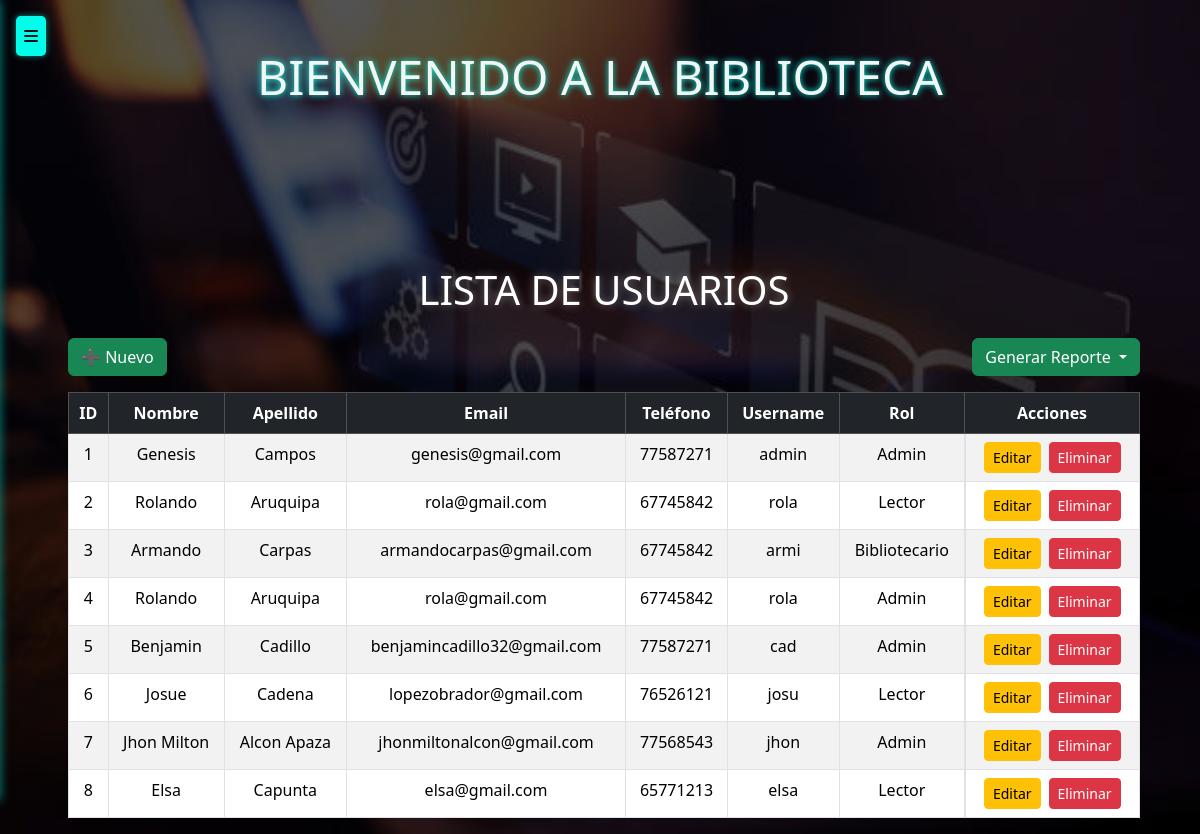
Screenshot of /usuarios/ with the database file from the repository.
### models/usuario_model.py (models this page shows, shortened)
class Usuario(db.Model):
    __tablename__ = "usuarios"
    id = db.Column(db.Integer,primary_key=True)
    nombre = db.Column(db.String(80),nullable=False)
    apellido = db.Column(db.String(80),nullable=False)
    email = db.Column(db.String(120),nullable=False)
    telefono = db.Column(db.String(20),nullable=False)
    username = db.Column(db.String(20),nullable=False)
    password = db.Column(db.String,nullable=False)
    tipo = db.Column(db.String(20),nullable=False)
    @staticmethod #no depende de la clase
    def get_all():
        return Usuario.query.all()

### controllers/usuario_controllers.py (the view)
@usuario_bp.route("/")
def index():
    usuarios = Usuario.get_all()
    return usuario_view.list(usuarios)

### views/usuario_view.py (called while the page is built)
def list(usuarios):
    return render_template('usuarios/index.html', usuarios=usuarios)

### templates/usuarios/index.html (shortened to what this page needs)
{% extends 'base.html' %}
{% block content %}
<div class="container mt-4" style="max-width: 1100px;">
  <h1 class="text-center mb-4">Lista de Usuarios</h1>
  <div class="d-flex justify-content-between mb-3">
    <a href="{{ url_for('usuario.create') }}" class="btn btn-success">➕ Nuevo</a>
    <div class="btn-group">
      <button class="btn btn-success dropdown-toggle" data-bs-toggle="dropdown" aria-expanded="false">
        Generar Reporte
      </button>
    </div>
  </div>
  <table class="table table-striped table-bordered text-center mx-auto">
    <thead class="table-dark">
      <tr>
        <th>ID</th>
        <th>Nombre</th>
        <th>Apellido</th>
        <th>Email</th>
        <th>Teléfono</th>
        <th>Username</th>
        <th>Rol</th>
        <th>Acciones</th>
      </tr>
    </thead>
    <tbody>
      {% for item in usuarios %}
      <tr>
        <td>{{ item.id }}</td>
        <td>{{ item.nombre }}</td>
        <td>{{ item.apellido }}</td>
        <td>{{ item.email }}</td>
        <td>{{ item.telefono }}</td>
        <td>{{ item.username }}</td>
        <td>{{ item.tipo }}</td>
        <td class="d-flex justify-content-center gap-2">
          <a href="{{ url_for('usuario.edit', id=item.id) }}" class="btn btn-warning btn-sm">Editar</a>
          <a href="{{ url_for('usuario.delete', id=item.id) }}" class="btn btn-danger btn-sm"
             onclick="return confirm('¿Estás seguro de que deseas eliminar a {{ item.nombre }} {{ item.apellido }}?');">
             Eliminar
          </a>
        </td>
      </tr>
      {% else %}
      <tr>
        <td colspan="8" class="text-center">No hay Usuarios registrados.</td>
      </tr>
      {% endfor %}
    </tbody>
  </table>
</div>
{% endblock %}

### templates/base.html (style rules this page uses)
body { background-image: url("/static/fondobiblio.jpg"); background-size: cover; background-repeat: no-repeat; background-position: center; background-attachment: fixed; min-height: 100vh; }
body::before { content: ""; position: fixed; top: 0; left: 0; width: 100%; height: 100%; background-color: rgba(0,0,0,0.65); z-index: -1; pointer-events: none; }
h1, h2 { color: #fff; text-shadow: 0 0 8px rgba(255,255,255,0.4); text-transform: uppercase; }
.container { padding-left: 1rem; padding-top: 4rem; }

### rows the page displays
Usuario: id "1", nombre "Genesis", apellido "Campos", email "genesis@gmail.com", telefono "77587271", username "admin", tipo "Admin"
Usuario: id "2", nombre "Rolando", apellido "Aruquipa", email "rola@gmail.com", telefono "67745842", username "rola", tipo "Lector"
Usuario: id "3", nombre "Armando", apellido "Carpas", email "armandocarpas@gmail.com", telefono "67745842", username "armi", tipo "Bibliotecario"
Usuario: id "4", nombre "Rolando", apellido "Aruquipa", email "rola@gmail.com", telefono "67745842", username "rola", tipo "Admin"
Usuario: id "5", nombre "Benjamin", apellido "Cadillo", email "benjamincadillo32@gmail.com", telefono "77587271", username "cad", tipo "Admin"
Usuario: id "6", nombre "Josue", apellido "Cadena", email "lopezobrador@gmail.com", telefono "76526121", username "josu", tipo "Lector"
Usuario: id "7", nombre "Jhon Milton", apellido "Alcon Apaza", email "jhonmiltonalcon@gmail.com", telefono "77568543", username "jhon", tipo "Admin"
Usuario: id "8", nombre "Elsa", apellido "Capunta", email "elsa@gmail.com", telefono "65771213", username "elsa", tipo "Lector"
